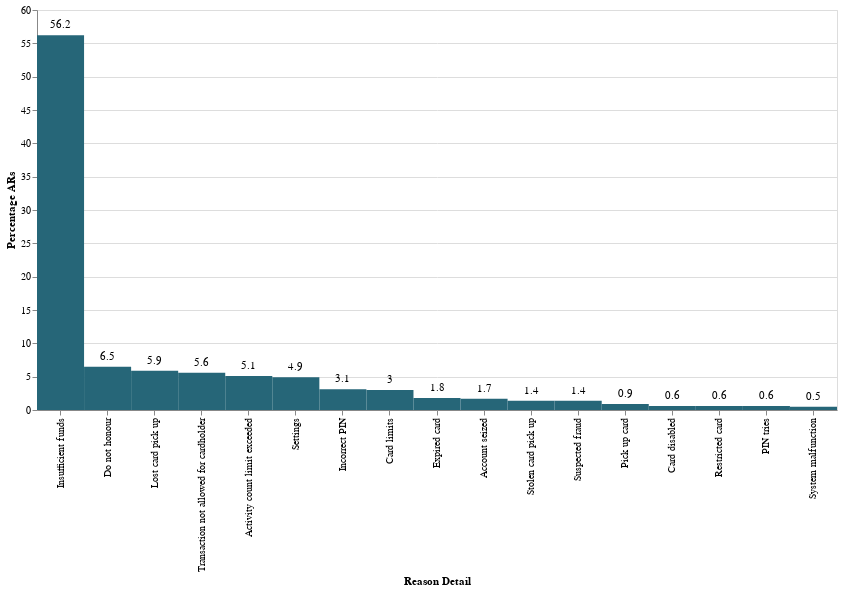

The cell this chart's notebook holds for it:
### Code cell
df_other_reasons["Reason Detail"] = df_other_reasons["reason_detail"]
df_other_reasons = df_other_reasons[df_other_reasons["Percentage ARs"] > 0]
af.column_single_label(
    df_other_reasons, af.petrol, "Reason Detail:O", "Percentage ARs:Q", 800, 400, "-y"
).configure_axis(labelLimit=1000)

### Figure 1 — Vega-Lite specification as saved in the notebook (floating-point values rounded to 4 significant figures)
{"config": {"view": {"continuousWidth": 400, "continuousHeight": 300}, "axis": {"labelLimit": 1000}}, "layer": [{"mark": {"type": "rect", "color": "#266678"}, "encoding": {"x": {"type": "ordinal", "field": "Reason Detail", "sort": "-y"}, "y": {"type": "quantitative", "field": "Percentage ARs"}}, "height": 400, "width": 800}, {"mark": {"type": "text", "align": "center", "baseline": "middle", "dy": -10}, "encoding": {"text": {"type": "quantitative", "field": "Percentage ARs"}, "x": {"type": "ordinal", "field": "Reason Detail", "sort": "-y"}, "y": {"type": "quantitative", "field": "Percentage ARs"}}, "height": 400, "width": 800}], "data": {"name": "data-b30a196a0c765fc53dde22a6c52de33b"}, "$schema": "https://vega.github.io/schema/vega-lite/v4.8.1.json", "datasets": {"data-b30a196a0c765fc53dde22a6c52de33b": [{"reason_detail": "Insufficient funds", "ar_count": 4360616, "Percentage ARs": 56.2, "Reason Detail": "Insufficient funds"}, {"reason_detail": "Do not honour", "ar_count": 507264, "Percentage ARs": 6.5, "Reason Detail": "Do not honour"}, {"reason_detail": "Lost card pick up", "ar_count": 458777, "Percentage ARs": 5.9, "Reason Detail": "Lost card pick up"}, {"reason_detail": "Transaction not allowed for cardholder", "ar_count": 432311, "Percentage ARs": 5.6, "Reason Detail": "Transaction not allowed for cardholder"}, {"reason_detail": "Activity count limit exceeded", "ar_count": 391966, "Percentage ARs": 5.1, "Reason Detail": "Activity count limit exceeded"}, {"reason_detail": "Settings", "ar_count": 383271, "Percentage ARs": 4.9, "Reason Detail": "Settings"}, {"reason_detail": "Incorrect PIN", "ar_count": 241695, "Percentage ARs": 3.1, "Reason Detail": "Incorrect PIN"}, {"reason_detail": "Card limits", "ar_count": 231936, "Percentage ARs": 3.0, "Reason Detail": "Card limits"}, {"reason_detail": "Expired card", "ar_count": 141500, "Percentage ARs": 1.8, "Reason Detail": "Expired card"}, {"reason_detail": "Account seized", "ar_count": 135573, "Percentage ARs": 1.7, "Reason Detail": "Account seized"}, {"reason_detail": "Stolen card pick up", "ar_count": 110433, "Percentage ARs": 1.4, "Reason Detail": "Stolen card pick up"}, {"reason_detail": "Suspected fraud", "ar_count": 108132, "Percentage ARs": 1.4, "Reason Detail": "Suspected fraud"}, {"reason_detail": "Pick up card", "ar_count": 72634, "Percentage ARs": 0.9, "Reason Detail": "Pick up card"}, {"reason_detail": "Card disabled", "ar_count": 48531, "Percentage ARs": 0.6, "Reason Detail": "Card disabled"}, {"reason_detail": "Restricted card", "ar_count": 43932, "Percentage ARs": 0.6, "Reason Detail": "Restricted card"}, {"reason_detail": "PIN tries", "ar_count": 43691, "Percentage ARs": 0.6, "Reason Detail": "PIN tries"}, {"reason_detail": "System malfunction", "ar_count": 42287, "Percentage ARs": 0.5, "Reason Detail": "System malfunction"}]}}
